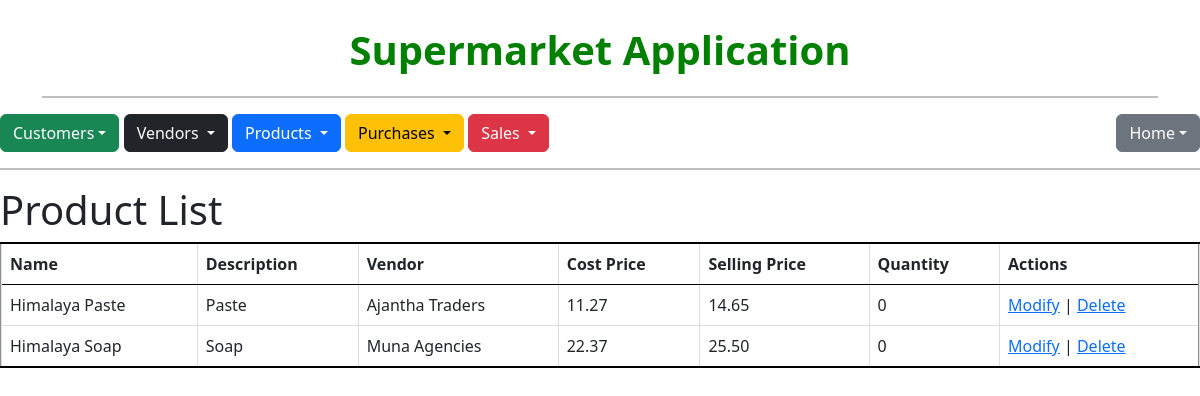
Screenshot of /products/ with the database file from the repository.
### products/models.py (models this page shows, shortened)
class Product(models.Model):
    name = models.CharField(max_length=50, unique=True, verbose_name= ('Product Name'))
    description = models.CharField(max_length=50, verbose_name= ('Description'))
    vendor = models.ForeignKey(Vendor, on_delete=models.CASCADE)
    cost_price = models.DecimalField(max_digits=10, decimal_places=2, verbose_name= ('Cost Price'))
    selling_price = models.DecimalField(max_digits=10, decimal_places=2, verbose_name= ('Selling Price'))
    quantity = models.IntegerField(default=0)

### vendors/models.py (models this page shows, shortened)
class Vendor(models.Model):
    name = models.CharField(max_length=50, unique=True, verbose_name= ('Vendor Name'))
    email = models.CharField(max_length=25, verbose_name= ('Email'))
    phone_number = models.CharField(max_length=10, unique=True, verbose_name= ('Phone Number'))
    address = models.CharField(max_length=25, verbose_name= ('Address'))

### products/views.py (the view)
# urls.py: path('', views.product_list, name='product_list'),
def product_list(request):
    products = Product.objects.all()
    product_fields = ['name', 'description', 'cost_price', 'selling_price', 'vendor', 'quantity']
    return render(request, 'products/products_list.html', {'products': products, 'product_fields': product_fields})

### templates/products/products_list.html (shortened to what this page needs)
{% extends 'main.html' %}
{% block content %}
  <h1>Product List</h1>
  <table class="table" border="2">
    <thead>
      <tr>
        <th>Name</th>
        <th>Description</th>
        <th>Vendor</th>
        <th>Cost Price</th>
        <th>Selling Price</th>
        <th>Quantity</th>
        <th>Actions</th>
      </tr>
    </thead>
    <tbody>
      {% for product in products %}
        <tr>
          <td>{{ product.name }}</td>
          <td>{{ product.description }}</td>
          <td>{{ product.vendor.name }}</td>
          <td>{{ product.cost_price }}</td>
          <td>{{ product.selling_price }}</td>
          <td>{{ product.quantity }}</td>
          <td>
            <a href="{% url 'products:product_edit' product.id %}">Modify</a> |
            <a href="{% url 'products:product_delete' product.id %}">Delete</a>
          </td>
        </tr>
      {% endfor %}
    </tbody>
  </table>
{% endblock %}

### templates/main.html (shortened to what this page needs)
{% load static %}
<!doctype html>
<html lang="en">
 <head>
    <link href="{% static 'css/styles.css' %}" rel="stylesheet">
    <link href="https://cdn.jsdelivr.net/npm/bootstrap@5.3.0/dist/css/bootstrap.min.css" rel="stylesheet">
    <link rel="stylesheet" type="text/css" href="https://cdn.datatables.net/1.11.1/css/jquery.dataTables.min.css">
 </head>
 <body>
  <div class="container">
    <header>
      <div class="header">Supermarket Application</div>
      <hr style="border: none; border-top: 2px solid black; display: block; width: 100%;">
    </header>
  </div>
    <nav>
      {% include 'navbar.html' %}
      <hr style="border: none; border-top: 2px solid black; display: block; width: 100%;">
    </nav>
    <main>
      {% block content %}
      {% endblock %}
    </main>
</body>
</html>

### templates/navbar.html (shortened to what this page needs)
<div class="dropdown">
  <button class="btn btn-success dropdown-toggle" data-bs-toggle="dropdown" >Customers</button>
</div>
<div class="dropdown">
  <button class="btn btn-dark dropdown-toggle" data-bs-toggle="dropdown" >
    Vendors
  </button>
  </div>
  <div class="dropdown">
  <button class="btn btn-primary dropdown-toggle" data-bs-toggle="dropdown" >
    Products
  </button>
  </div>
  <div class="dropdown">
  <button class="btn btn-warning dropdown-toggle" data-bs-toggle="dropdown" >
    Purchases
  </button>
  </div>
  <div class="dropdown">
  <button class="btn btn-danger dropdown-toggle" data-bs-toggle="dropdown" >
    Sales
  </button>
  </div>
  <div class="dropdown" style="float:right;">
    <button type="button" class="btn btn-secondary dropdown-toggle" data-bs-toggle="dropdown">Home</button>
  </div>

### static/css/styles.css (style rules this page uses)
.header { text-align: center; font-size: 40px; font-weight: bold; margin-top: 20px; color: green; }
.dropdown { position: relative; display: inline-block; }
table { border-collapse: collapse; width: 100%; }
table th, table td { border: 1px solid #ddd; padding: 8px; }
table th { background-color: #f2f2f2; font-weight: bold; border-top: 2px solid black; border-bottom: 1px solid black; border-image: linear-gradient(black, black) 0 0 2px; }
table tr:nth-child(even) { background-color: #f9f9f9; }
table tr:last-child td { border-bottom: 2px solid black; }

### rows the page displays
Product: name "Himalaya Paste", description "Paste", vendor.name "Ajantha Traders", cost_price "11.27", selling_price "14.65", quantity "0"
Product: name "Himalaya Soap", description "Soap", vendor.name "Muna Agencies", cost_price "22.37", selling_price "25.50", quantity "0"
